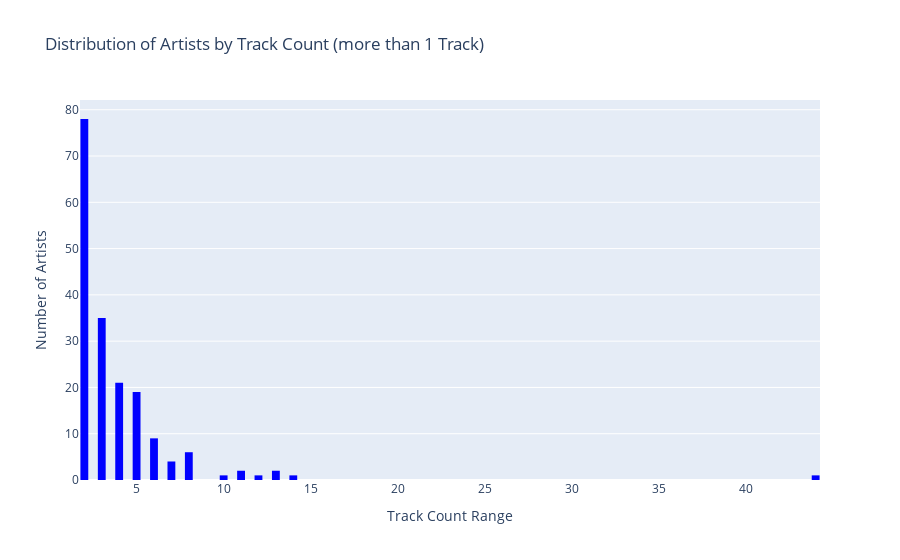

The notebook cell this image was saved under:
### Code cell
# Filter artists with more than 1 track_count
filtered_df = df_neo4j[df_neo4j['track_count'] > 1]

# Create a Histogram
histogram_fig = go.Figure(data=[
    go.Histogram(
        x=filtered_df['track_count'],
        nbinsx=100,
        marker_color='blue',)])

histogram_fig.update_layout(
    title='Distribution of Artists by Track Count (more than 1 Track)',
    xaxis=dict(title='Track Count Range'),
    yaxis=dict(title='Number of Artists'),
    showlegend=False,
    bargap=0.1)

histogram_fig.show()

### Figure 1 — Plotly figure (JSON) as saved in the notebook; plotly's stock layout.template omitted (floating-point values rounded to 4 significant figures; data arrays with more than 128 entries replaced by an {"elided": "..."} marker saying what was removed)
{"data": [{"marker": {"color": "blue"}, "nbinsx": 100, "type": "histogram", "x": {"elided": "180 int values"}}], "layout": {"bargap": 0.1, "showlegend": false, "title": {"text": "Distribution of Artists by Track Count (more than 1 Track)"}, "xaxis": {"title": {"text": "Track Count Range"}}, "yaxis": {"title": {"text": "Number of Artists"}}}}
